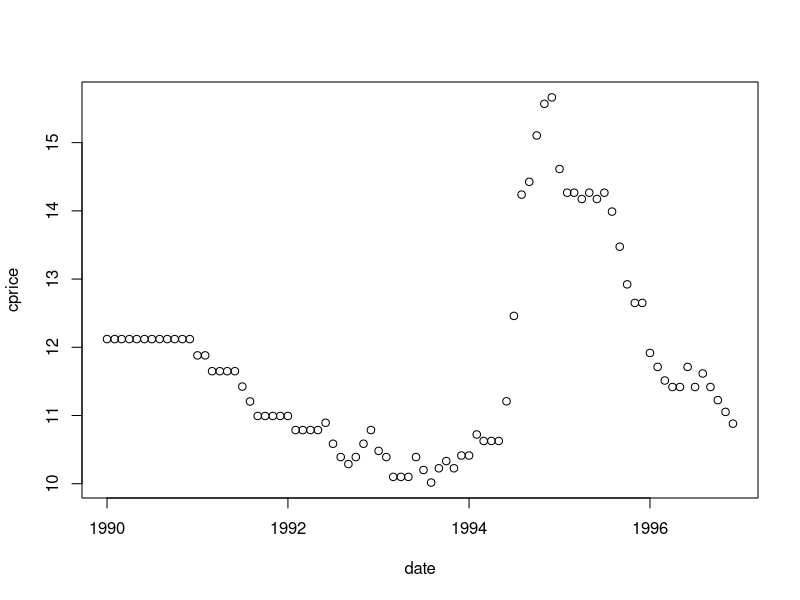
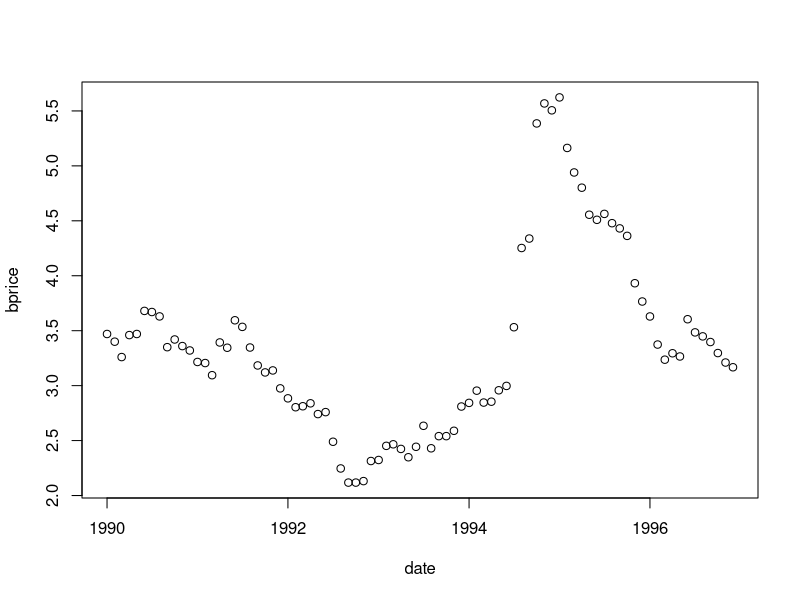
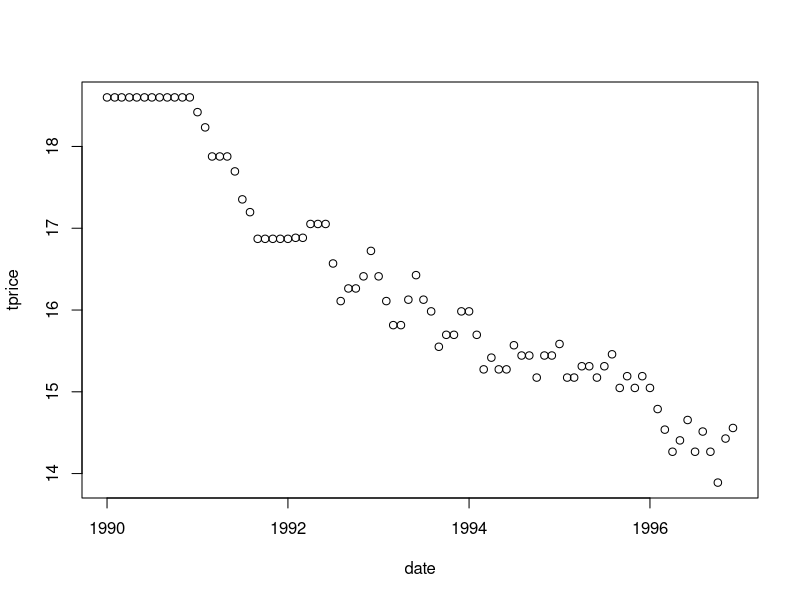
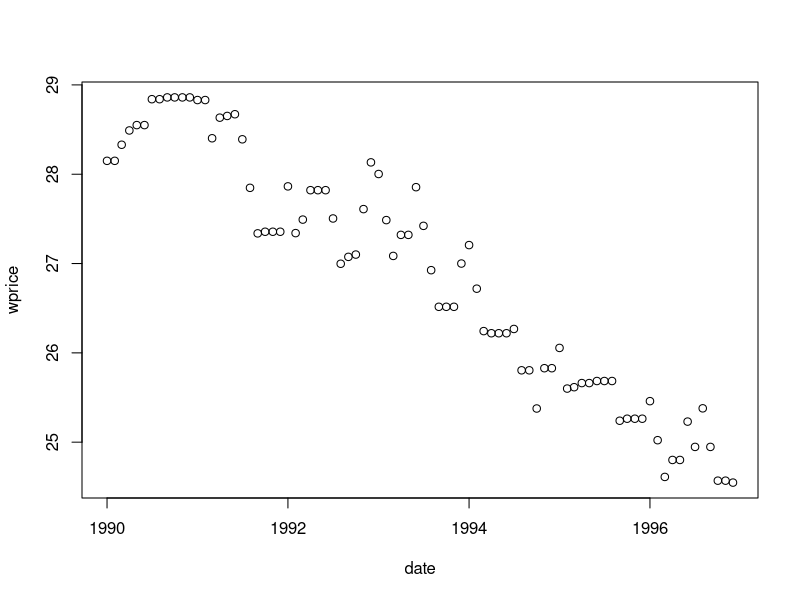
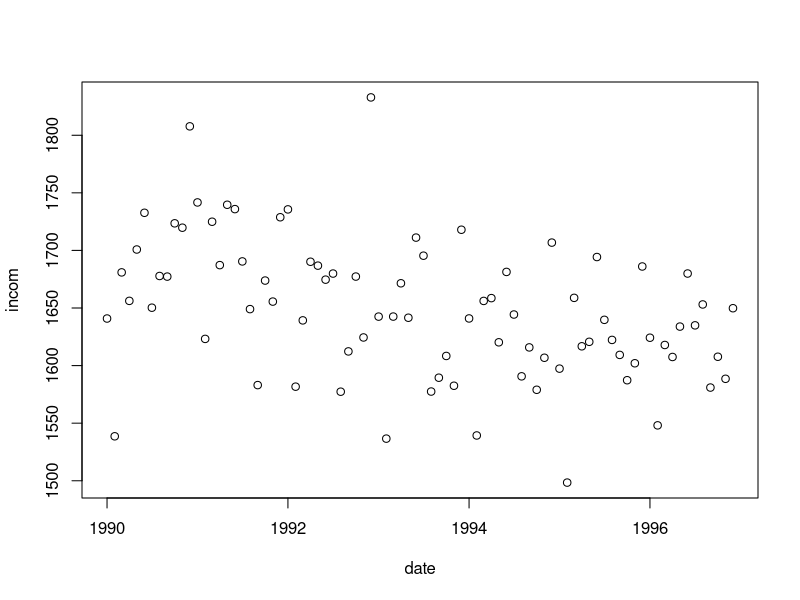
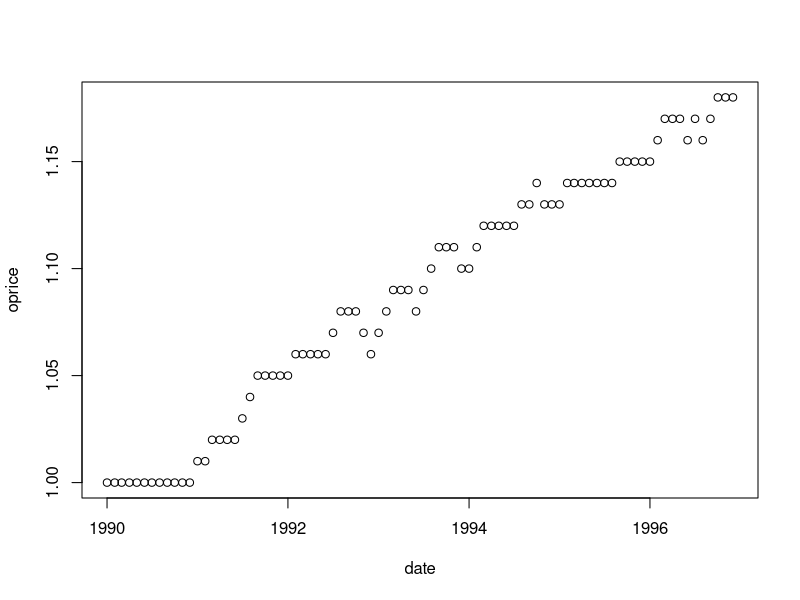
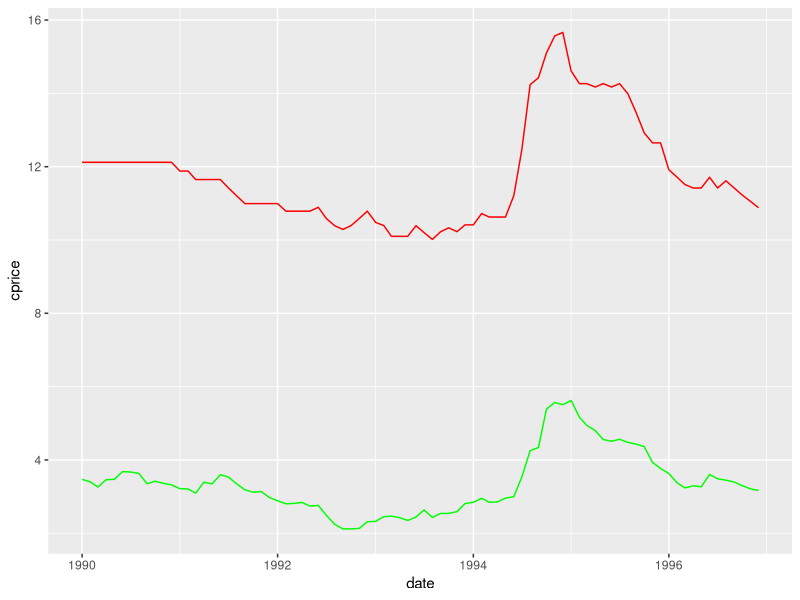
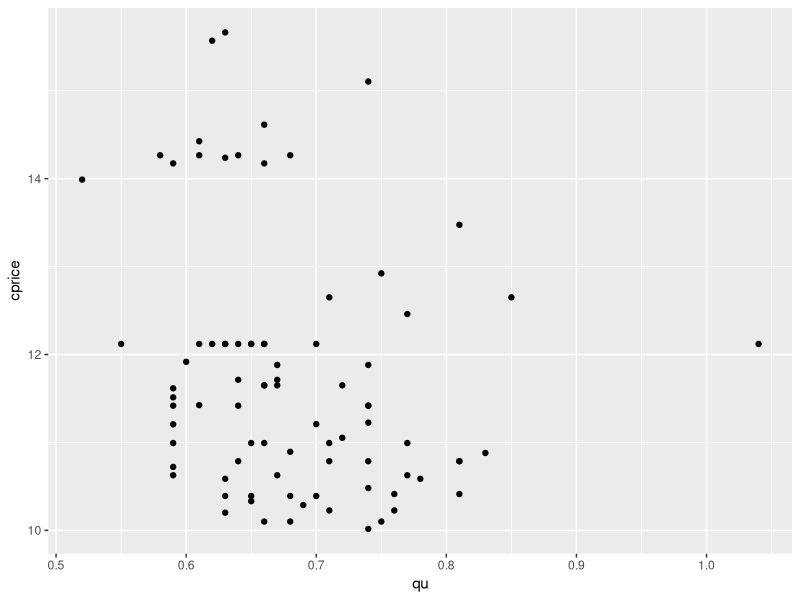

These figures' R source, in order:
## ---- chunk 1
knitr::opts_chunk$set(echo = TRUE)
## ---- chunk 2
coffee_raw <- read.csv("dutch_coffee.csv")

## ---- chunk 3
library(dplyr)

coffee <- coffee_raw %>%
  mutate(cprice = cprice/oprice,
         tprice = tprice/oprice,
         bprice = bprice/oprice,
         wprice = wprice/oprice,
         incom = incom/oprice)

## ---- chunk 4
library(zoo)
coffee <- coffee %>%
  mutate(date = as.Date(as.yearmon(month)))
  
## ---- chunk 5
plot(cprice ~ date, coffee)


## ---- chunk 6
plot(bprice ~ date, coffee)

## ---- chunk 7

plot(tprice ~ date, coffee)

## ---- chunk 8
plot(wprice ~ date, coffee)

## ---- chunk 9
plot(incom ~ date, coffee)

## ---- chunk 10
plot(oprice ~ date, coffee)

## ---- chunk 11
library(ggplot2)
ggplot(coffee, aes(date)) +
  geom_line(aes(y = cprice), colour="red") + 
    geom_line(aes(y = bprice), colour="green") 


## ---- chunk 12

coffee %>%
  select(qu, cprice, tprice, wprice, bprice, incom) %>%
  summary()

## ---- chunk 13
coffee %>%
  filter(q1 == 1) %>%
  select(qu, cprice, tprice, wprice, bprice, incom) %>%
  summary()

## ---- chunk 14
coffee %>%
  filter(q2 == 1) %>%
  select(qu, cprice, tprice, wprice, bprice, incom) %>%
  summary()

## ---- chunk 15

coffee %>%
  ggplot(aes(x = qu)) +
    geom_point(aes(y = cprice))
  

## ---- chunk 16

coffee %>%
  filter(q1 == 1) %>%
  ggplot(aes(x = qu)) +
    geom_point(aes(y = cprice))

## ---- chunk 17

coffee %>%
  filter(q2 == 1) %>%
  ggplot(aes(x = qu)) +
    geom_point(aes(y = cprice))

## ---- chunk 18

coffee %>%
  filter(q3 == 1) %>%
  ggplot(aes(x = qu)) +
    geom_point(aes(y = cprice))

## ---- chunk 19

coffee %>%
  ggplot(aes(x = qu)) +
    geom_point(aes(y = tprice))

## ---- chunk 20
coffee %>%
  ggplot(aes(x = wprice)) + 
    geom_point(aes(y = cprice))

## ---- chunk 21
coffee %>%
  ggplot(aes(x = tprice)) + 
    geom_point(aes(y = cprice))

## ---- chunk 22
coffee %>%
  filter(q4==1) %>%
  ggplot(aes(x = tprice)) + 
    geom_point(aes(y = cprice))

## ---- chunk 23
coffee %>%
  select(qu, cprice, tprice, wprice, bprice, incom) %>%
  cor()

## ---- chunk 24
coffee <- coffee %>%
  mutate(ln_qu=log(qu),
         ln_cprice=log(cprice),
         ln_tprice=log(tprice),
         ln_bprice=log(bprice),
         ln_wprice=log(wprice),
         ln_incom=log(incom))
## ---- chunk 25
q_p1 <- lm(ln_qu ~ ln_cprice + q2 + q3 + q4 , coffee)
summary(q_p1)

## ---- chunk 26
q_p2 <- lm(ln_qu ~ ln_cprice + q2 + q3 + q4 + tprice, coffee)
summary(q_p2)

## ---- chunk 27
q_p3 <- lm(ln_qu ~ ln_cprice + q2 + q3 + q4 + tprice + incom, coffee)
summary(q_p3)

## ---- chunk 28
library("AER")

iv1 <- ivreg(ln_qu ~ q2 + q3 + q4 + ln_cprice | ln_bprice + q2 + q3 + q4 , data = coffee)
summary(iv1)

iv2 <- ivreg(ln_qu ~ q2 + q3 + q4 + incom + tprice + ln_cprice | ln_bprice + q2 + q3 + q4 + incom + tprice , data = coffee)
summary(iv2)

## ---- chunk 29

k = 1.19 # kg of beans per kg of coffee
c0= 4 # by assumption (4 guilders)
gamma = -0.276

# obtain the cost function    
cost = c0 + k*coffee$bprice

# compute Lerner index
coffee$Ln= (coffee$cprice - cost) / coffee$cprice
  
# now compute adjusted Lerner index  
coffee$Ln_adj = -gamma * coffee$Ln 

# summary statistics for our adjusted Lerner index  
summary(coffee$Ln_adj)

# consider adjusted lerner for only q1, using filter
coffee %>%
  filter(q4 == 1) %>%
  select(Ln_adj) %>%
  summary(coffee$Ln_adj)


## ---- chunk 30
conduct1 <- lm(cprice ~ cost + q1 + q2 + q3 -1, data = coffee) # omits intercept
summary(conduct1)

conduct2 <- lm(cprice ~ cost -1, data = coffee) # omits intercept
summary(conduct2)
## ---- chunk 31

b=1.47
theta=gamma*(1-b)/b
summary(theta)

n=1/theta
summary(n)    

## ---- chunk 32

linear1 <- ivreg(qu ~ cprice + incom + q1 + q2 + q3 | bprice + incom + q1 + q2 + q3, data = coffee)
summary(linear1)
linear2 <- ivreg(qu ~ cprice + q1 + q2 + q3 | bprice + q1 + q2 + q3, data = coffee)
summary(linear2)
## ---- chunk 33
coffee$gamma_l=-0.015*coffee$cprice/coffee$qu
coffee$Ln_adj_l=-coffee$gamma_l*coffee$Ln
## ---- chunk 34
coffee %>%
  select(Ln_adj_l) %>%
  summary()
## ---- chunk 35
coffee <- coffee %>%
  mutate(cprice_q1=cprice*q1,
         bprice_q1=bprice*q1,
         cprice_q2=cprice*q2,
         bprice_q2=bprice*q2,
         cprice_q3=cprice*q3,
         bprice_q3=bprice*q3,
         cprice_q4=cprice*q4,
         bprice_q4=bprice*q4
  )

## ---- chunk 36
rotator <- ivreg(qu ~  q1 + q2 + q3 + (cprice + cprice_q1) | 
                   (bprice + bprice_q1) + q1 + q2 + q3 , data = coffee)
summary(rotator)
